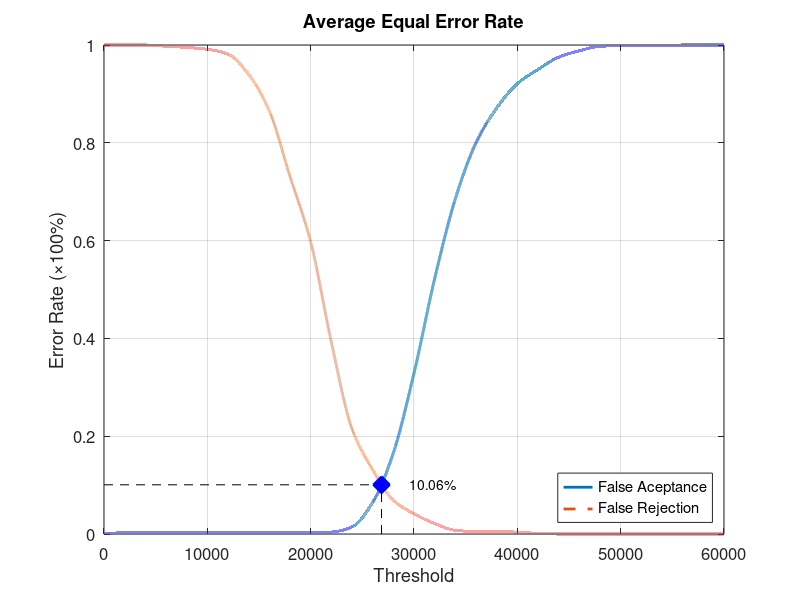
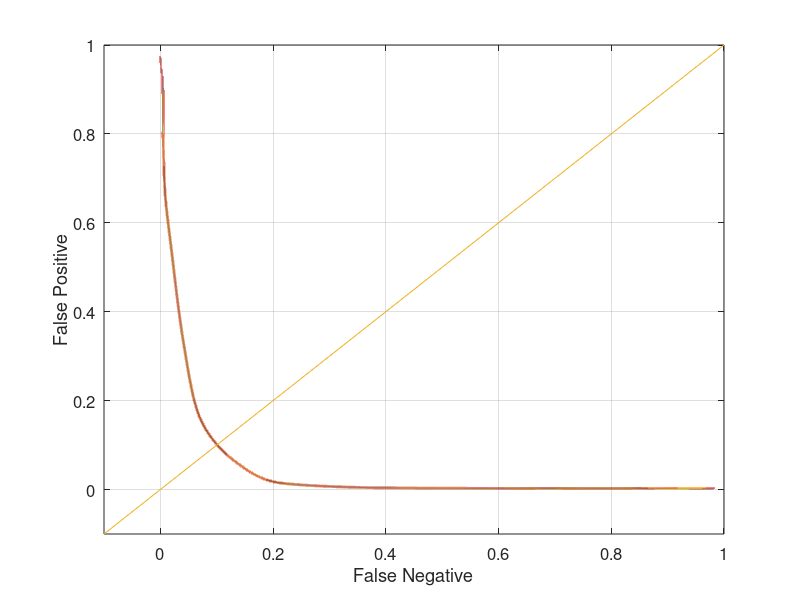

MATLAB code for these plots, in order:
function yEER = Experiment2Average
close all;
clear;
clc;
x = 0:2000:60000;
xq = 0:0.5:60000;

y0 = [0 0.00263158 0.00263158 0.00263158 0.00263158 0.00263158 0.00263158 0.00263158 0.00263158 0.00263158 0.00263158 0.00394737 0.0144737 0.0644737 0.165789 0.328947 0.522368 0.685526 0.8 0.871053 0.921053 0.95 0.975 0.988158 0.997368 0.998684 0.998684 0.998684 1 1 1];
yy0 = interp1(x, y0, xq, 'pchip');
y1 = [1 1 1 0.9975 0.995 0.99125 0.98125 0.94 0.865 0.73125 0.5975 0.3925 0.215 0.13125 0.06875 0.04125 0.02125 0.0075 0.005 0.005 0.00375 0.00125 0 0 0 0 0 0 0 0 0];
yy1 = interp1(x, y1, xq, 'pchip');

% Calculating EER: 
y2 = abs(y0 - y1);
find(y2 == min(y2))
yy2 = abs(yy0 - yy1);
xEER = find(yy2 == min(yy2));
xEERIndex = xq(xEER) % X-axis EER
yEER = yy0(xEER) % Y-axis EER

main = figure
plot(xq, yy0,'-','LineWidth', 2);	hold on
plot(xq, yy1,'--','LineWidth', 2);	hold on
plot([xEERIndex xEERIndex], [0 yEER], 'k--');	hold on
plot([0 xEERIndex], [yEER yEER], 'k--');	hold on
plot(xEERIndex, yEER, 'bx', 'LineWidth', 10);	hold on
text(xEERIndex + 10 * xEERIndex / 100, yEER, [num2str(round((10000 * yEER)) / 100) '%'])
legend('False Aceptance', 'False Rejection', 'Location', 'SouthEast')
xlabel('Threshold')
ylabel('Error Rate (\times100%)')
title('Average Equal Error Rate')
set(gca, 'FontSize', 12)
axis([0 60000 0 1])
grid on

print(main, 'Experiment2AverageMain', '-dpng');
FNRxFPR = figure('Color', [1 1 1]);
plot(yy1, yy0, '-', yy1, yy0, 'LineWidth', 2);
hold on
y = -0.1:0.1:1
plot(y, y); 
set(gca, 'FontSize', 12)
xlabel('False Negative')
ylabel('False Positive')
axis([-0.1 1 -0.1 1])
set(gca, 'FontSize', 12)
grid on

print(FNRxFPR, 'Experiment2AverageFNRxFPR','-dpng');
end
